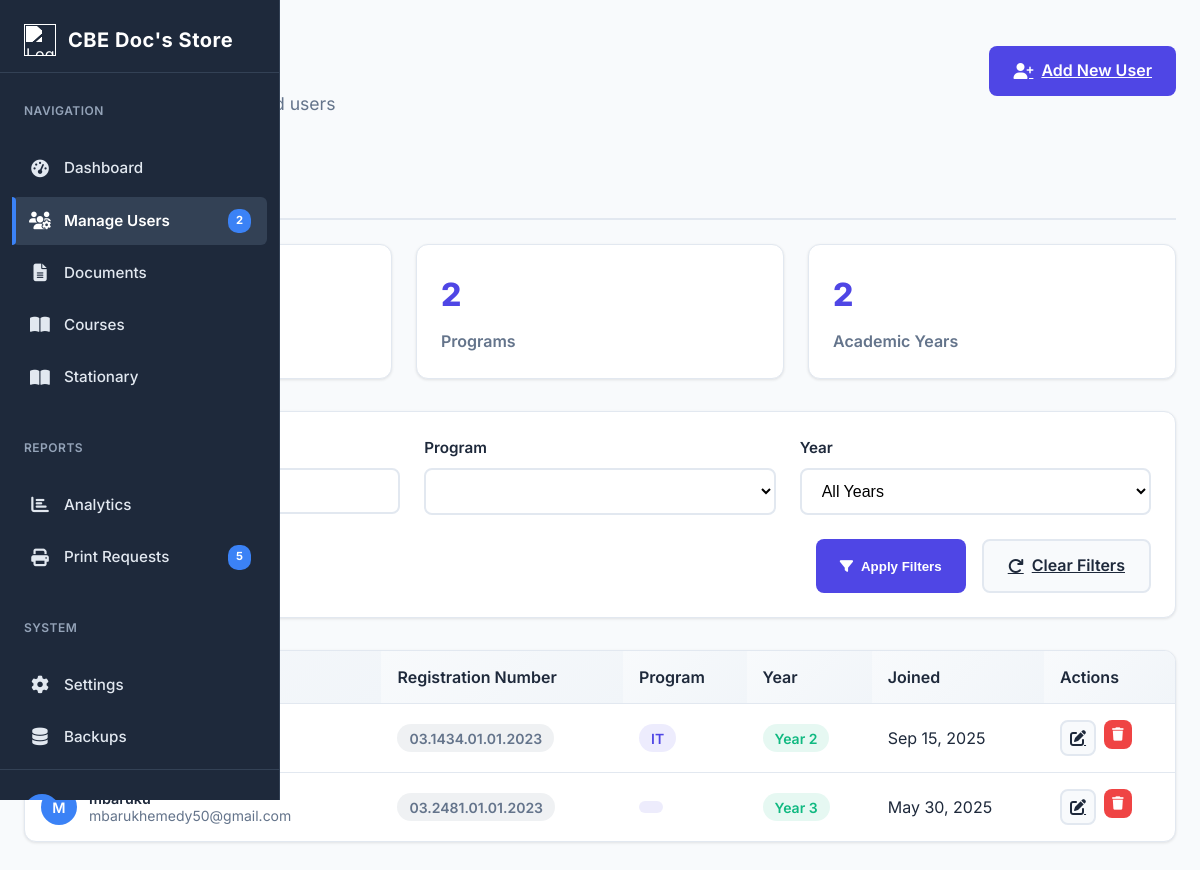
Page /admin/manage_users.php on the committed database.
### tables this page shows
CREATE TABLE `users` (
  `user_id` int(11) NOT NULL,
  `fullname` varchar(100) NOT NULL,
  `email` varchar(100) NOT NULL,
  `reg` varchar(20) NOT NULL,
  `password` varchar(255) NOT NULL,
  `program` varchar(20) NOT NULL,
  `year` varchar(10) NOT NULL,
  `profile_picture` varchar(255) DEFAULT NULL,
  `last_seen` datetime DEFAULT NULL,
  `created_at` timestamp NULL DEFAULT current_timestamp(),
  `email_notifications` tinyint(1) DEFAULT 1,
  `course_updates` tinyint(1) DEFAULT 1,
  `assignment_alerts` tinyint(1) DEFAULT 1,
  `newsletter` tinyint(1) DEFAULT 1,
  `profile_visibility` tinyint(1) DEFAULT 1,
  `show_email` tinyint(1) DEFAULT 0,
  `data_collection` tinyint(1) DEFAULT 1
);

### admin/manage_users.php (the view, shortened to what this page needs)
<?php
include("sidebar.php");
$section = isset($_GET['section']) ? $_GET['section'] : 'users';
$program_filter = isset($_GET['program']) ? $conn->real_escape_string($_GET['program']) : '';
if ($section === 'users') {
    $query_params = [];
    $count_query = "SELECT COUNT(*) as total FROM users";
    $count_stmt = $conn->prepare($count_query);
    $count_stmt->execute();
    $count_result = $count_stmt->get_result();
    $total_records = $count_result->fetch_assoc()['total'];
    $per_page = 10;
    $total_pages = ceil($total_records / $per_page);
    $current_page = isset($_GET['page']) ? max(1, min($total_pages, intval($_GET['page']))) : 1;
    $offset = ($current_page - 1) * $per_page;
    $query = "SELECT user_id, fullname, email, reg, program, year, created_at FROM users";
    $query .= " ORDER BY created_at DESC LIMIT ? OFFSET ?";
    $stmt = $conn->prepare($query);
    if (!empty($query_params)) {
        $types = str_repeat('s', count($query_params)) . 'ii';
        $params = array_merge($query_params, [$per_page, $offset]);
        $stmt->bind_param($types, ...$params);
    } else {
        $stmt->bind_param("ii", $per_page, $offset);
    }
    $stmt->execute();
    $result = $stmt->get_result();
    $records = $result->fetch_all(MYSQLI_ASSOC);
    $programs_result = $conn->query("SELECT DISTINCT program FROM users WHERE program IS NOT NULL ORDER BY program");
    $programs = [];
    while ($row = $programs_result->fetch_assoc()) {
        $programs[] = $row['program'];
    }
    $years_result = $conn->query("SELECT DISTINCT year FROM users WHERE year IS NOT NULL ORDER BY year");
    $years = [];
    while ($row = $years_result->fetch_assoc()) {
        $years[] = $row['year'];
    }
}
?>
<!DOCTYPE html>
<html lang="en">
<head>
    <link rel="stylesheet" href="https://cdnjs.cloudflare.com/ajax/libs/font-awesome/6.4.0/css/all.min.css">
</head>
<body>
    <?php include('sidebar.php'); ?>
    <main class="main-content">
        <div class="page-header">
            <div>
                <h1 class="page-title">Manage <?php echo ucfirst($section); ?></h1>
                <p class="page-subtitle">View and manage all registered <?php echo $section; ?></p>
            </div>
            <?php if ($section === 'users'): ?>
                <a href="admin_register.php" class="btn btn-primary">
                    <i class="fas fa-user-plus"></i> Add New User
                </a>
            <?php else: ?>
                <a href="add_admin.php" class="btn btn-primary">
                    <i class="fas fa-user-plus"></i> Add New Admin
                </a>
            <?php endif; ?>
        </div>
        <div class="section-tabs">
            <div class="section-tab <?php echo $section === 'users' ? 'active' : ''; ?>" onclick="window.location='manage_users.php?section=users'">
            </div>
            <div class="section-tab <?php echo $section === 'admins' ? 'active' : ''; ?>" onclick="window.location='manage_users.php?section=admins'">
            </div>
        </div>
        <div class="stats-bar">
            <?php if ($section === 'users'): ?>
                <div class="stat-card">
                    <div class="stat-value"><?php echo $total_records; ?></div>
                    <div class="stat-label">Total Users</div>
                </div>
                <div class="stat-card">
                    <div class="stat-value"><?php echo count($programs); ?></div>
                    <div class="stat-label">Programs</div>
                </div>
                <div class="stat-card">
                    <div class="stat-value"><?php echo count($years); ?></div>
                    <div class="stat-label">Academic Years</div>
                </div>
            <?php endif; ?>
        </div>
        <div class="filters-container">
            <form method="GET" action="manage_users.php">
                <div class="filter-row">
                    <div class="filter-group">
                        <label class="filter-label">Search <?php echo ucfirst($section); ?></label>
                    </div>
                    <?php if ($section === 'users'): ?>
                        <div class="filter-group">
                            <label class="filter-label">Program</label>
                            <select name="program" class="filter-select">
                                <?php foreach ($programs as $program): ?>
                                    <option value="<?php echo htmlspecialchars($program); ?>" <?php echo $program_filter === $program ? 'selected' : ''; ?>>
                                    </option>
                                <?php endforeach; ?>
                            </select>
                        </div>
                        <div class="filter-group">
                            <label class="filter-label">Year</label>
                            <select name="year" class="filter-select">
                                <option value="">All Years</option>
                            </select>
                        </div>
                    <?php endif; ?>
                </div>
                <div class="filter-actions">
                    <button type="submit" class="btn btn-primary">
                        <i class="fas fa-filter"></i> Apply Filters
                    </button>
                    <a href="manage_users.php?section=<?php echo $section; ?>" class="btn btn-secondary">
                        <i class="fas fa-redo"></i> Clear Filters
                    </a>
                </div>
            </form>
        </div>
        <div class="users-table-container">
            <?php if (empty($records)): ?>
                <div class="no-users">
                    <i class="fas fa-<?php echo $section === 'users' ? 'users' : 'user-shield'; ?>"></i>
                    <h3>No <?php echo $section; ?> found</h3>
                    <p>Try adjusting your search or filters.</p>
                </div>
            <?php else: ?>
                <table class="users-table">
                    <thead>
                        <tr>
                            <?php if ($section === 'users'): ?>
                                <th>User</th>
                                <th>Registration Number</th>
                                <th>Program</th>
                                <th>Year</th>
                                <th>Joined</th>
                            <?php endif; ?>
                            <th>Actions</th>
                        </tr>
                    </thead>
                    <tbody>
                        <?php foreach ($records as $record): ?>
                            <tr>
                                <?php if ($section === 'users'): ?>
                                    <td>
                                        <div class="user-info">
                                            <div class="user-avatar">
                                                <?php echo strtoupper(substr($record['fullname'], 0, 1)); ?>
                                            </div>
                                            <div class="user-details">
                                                <span class="user-name"><?php echo htmlspecialchars($record['fullname']); ?></span>
                                                <span class="user-email"><?php echo htmlspecialchars($record['email']); ?></span>
                                            </div>
                                        </div>
                                    </td>
                                    <td>
                                        <span class="badge badge-gray"><?php echo htmlspecialchars($record['reg']); ?></span>
                                    </td>
                                    <td>
                                        <span class="badge badge-primary"><?php echo htmlspecialchars($record['program']); ?></span>
                                    </td>
                                    <td>
                                        <span class="badge badge-success">Year <?php echo htmlspecialchars($record['year']); ?></span>
                                    </td>
                                    <td>
                                        <?php echo date('M j, Y', strtotime($record['created_at'])); ?>
                                    </td>
                                    <td>
                                        <div class="action-buttons">
                                            <a href="edit_user.php?id=<?php echo $record['user_id']; ?>" class="btn btn-icon btn-secondary" title="Edit User">
                                                <i class="fas fa-edit"></i>
                                            </a>
                                            <form method="POST" style="display: inline;">
                                                <button type="submit" name="delete_user" class="btn btn-icon btn-danger"
                                                        onclick="return confirm('Are you sure you want to delete this user? This action cannot be undone.')" title="Delete User">
                                                    <i class="fas fa-trash"></i>
                                                </button>
                                            </form>
                                        </div>
                                    </td>
                                <?php endif; ?>
                            </tr>
                        <?php endforeach; ?>
                    </tbody>
                </table>
            <?php endif; ?>
        </div>
    </main>
</body>
</html>

### admin/sidebar.php (style rules this page uses)
:root { --sidebar-bg: #1e293b; --sidebar-active-bg: #334155; --sidebar-text: #e2e8f0; --sidebar-active-text: #ffffff; --sidebar-hover: #2c3e50; --sidebar-accent: #3b82f6; --sidebar-border: #334155; --sidebar-icon-size: 1.1rem; --sidebar-transition: all 0.3s cubic-bezier(0.4, 0, 0.2, 1); }
.user-avatar { width: 36px; height: 36px; border-radius: 50%; background: var(--sidebar-accent); display: flex; align-items: center; justify-content: center; color: white; font-weight: 600; font-size: 0.9rem; }
.user-info { flex: 1; overflow: hidden; }
.user-name { font-weight: 600; font-size: 0.9rem; white-space: nowrap; overflow: hidden; text-overflow: ellipsis; }

### rows in the picture
users: reg "03.1434.01.01.2023", program "IT", year "2", created_at "Sep 15, 2025"
users: fullname "M", email "mbarukhemedy50@gmail.com", reg "03.2481.01.01.2023", year "3", created_at "May 30, 2025"

### other values in the picture
$total_users_count "2"
$pending_print_count "5"
$section "users"
count($programs) "2"
count($years) "2"
